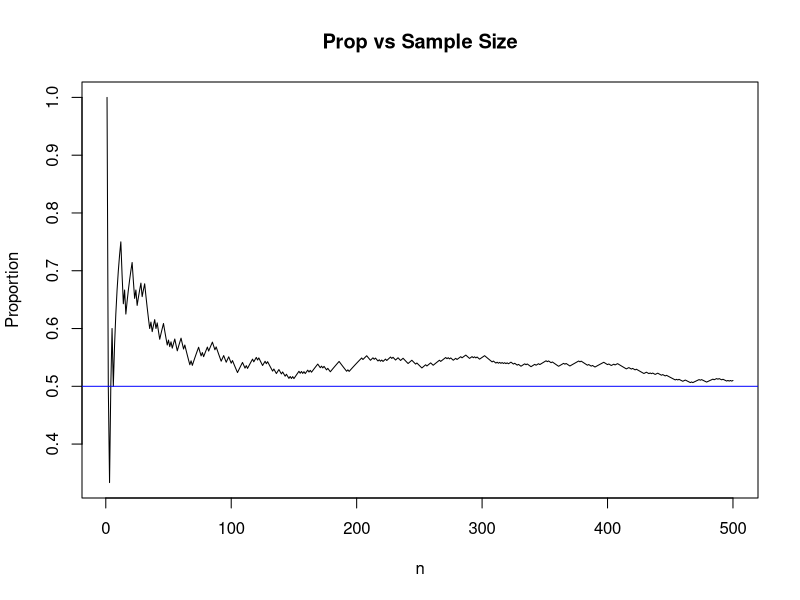
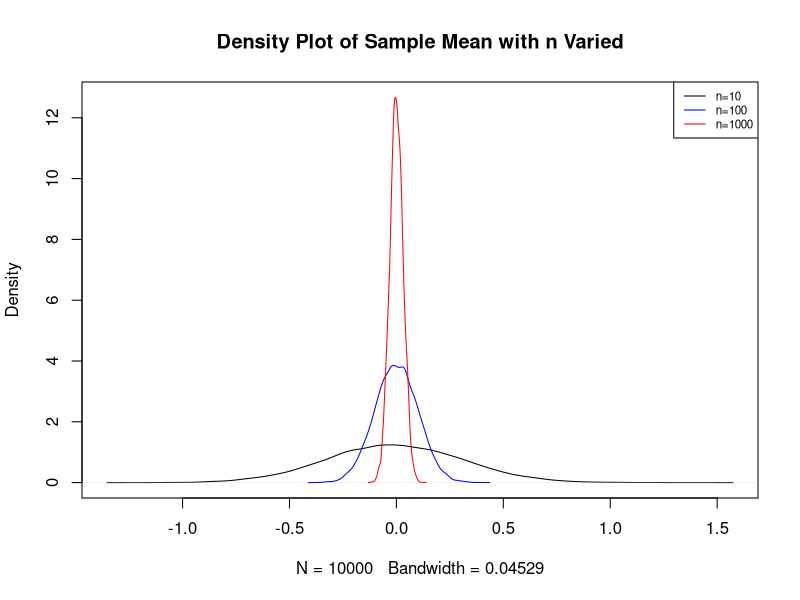
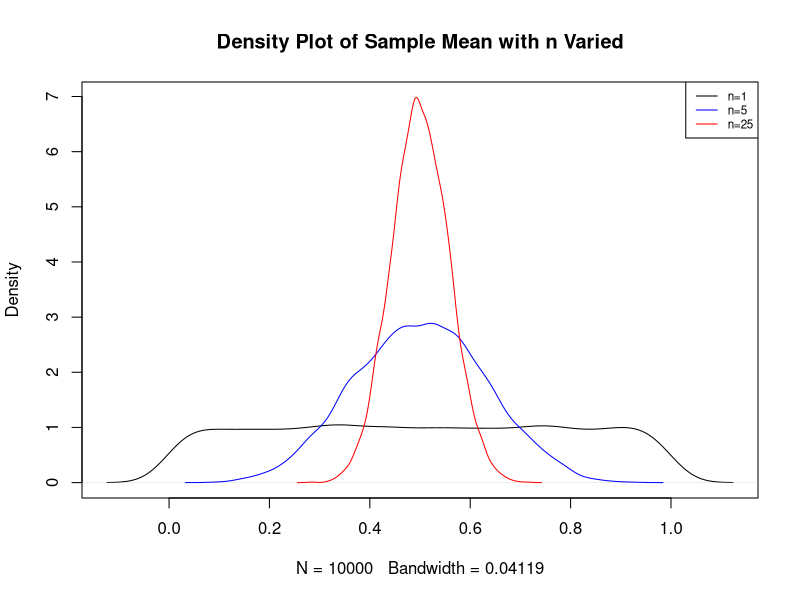
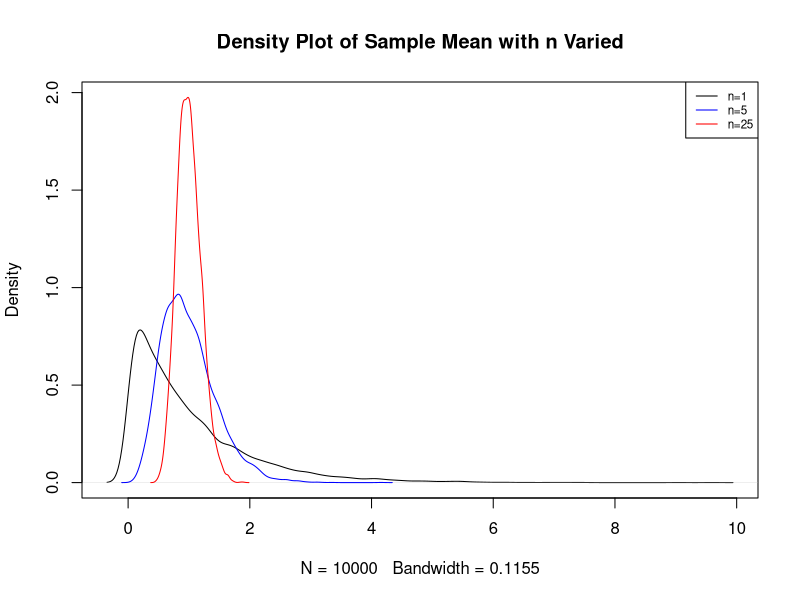

Write the R code that produced these figures, in order.
## ---- chunk 1
n<-500 ##make this big, but not too big otherwise picture is difficult to see

set.seed(23)

X<-rbinom(n,1,0.5) ##simulate 500 flips of fair coin

totals<-cumsum(X) ##count total number of heads after each flip
index<-1:n
props<-totals/index ##find proportion of heads after each flip

##create visual. LLN says that as n gets larger, the value of the sample proportion tends to get closer to 0.5
plot(props, type="l", main="Prop vs Sample Size", ylab="Proportion", xlab="n")
abline(h=0.5, col="blue") ##overlay 0.5 for easy comparison
## ---- chunk 2
set.seed(5)

reps<-10000 ## this is M

Xs<-rnorm(reps) ##generate M values of X

squared.values<-Xs^2 ##square each X

mean(squared.values) ##sample average of squared values. 

##when reps is large, this sample mean should be close to the true E(X^2), which is 1
## ---- chunk 3
set.seed(5)

reps<-10000 ## this is M

Xs<-rnorm(reps) ##generate M values of X

squared.values<-Xs^2 ##square each X

sum(squared.values>1)/reps ##count the number of times X^2 is greater than 1, and divide by M

##alternatively, same result as previous line
mean(squared.values>1)

##when reps is large, this proportion should be close to
1-pchisq(1, df=1)
##it turns out that squaring a standard normal gives a chi-squared distribution with 1 df.
## ---- chunk 4
##function to find sample mean of data from standard normal
sampMean <- function(number){
  mean(rnorm(number))
}

Reps <- 10000

##find the sample means of n data points, with 10000 replicates
repSampMean <- function(number){
  return(replicate(Reps, sampMean(number)))
}

##find the sample means when n = 10, 100, 1000 with 10000 replicates each
results <- sapply(c(10, 100, 1000), repSampMean)

##visualize the sampling distributions of the sample means when n=10, 100, 1000

##set the max limit of the y axis 
max_y1 <- max(density(results[,1])$y, density(results[,2])$y, density(results[,3])$y) 

##n = 10
plot(density(results[,1]), ylim=c(0, max_y1), main="Density Plot of Sample Mean with n Varied")
##n = 100
lines(density(results[,2]), col="blue")
##n = 1000
lines(density(results[,3]), col="red")
legend("topright", legend = c("n=10", "n=100", "n=1000"), col = c("black","blue", "red"), lty = 1, cex=0.7)
## ---- chunk 5
apply(results, 2, mean)
##close to 0
## ---- chunk 6
apply(results, 2, var)
## ---- chunk 7

sampMean_Unif <- function(number){
  mean(runif(number))
}

Reps <- 10000

##find the sample means of n data points, with 10000 replicates
repSampMean_Unif <- function(number){
  return(replicate(Reps, sampMean_Unif(number)))
}

results_Unif <- sapply(c(1, 5, 25), repSampMean_Unif)

##set the max limit of the y axis 
max_y1 <- max(density(results_Unif[,1])$y, density(results_Unif[,2])$y, density(results_Unif[,3])$y) 

##n = 1
plot(density(results_Unif[,1]), ylim=c(0, max_y1), main="Density Plot of Sample Mean with n Varied")
##n = 5
lines(density(results_Unif[,2]), col="blue")
##n = 25
lines(density(results_Unif[,3]), col="red")
legend("topright", legend = c("n=1", "n=5", "n=25"), col = c("black","blue", "red"), lty = 1, cex=0.7)
## ---- chunk 8
sampMean_E <- function(number){
  mean(rexp(number, rate = 1))
}

Reps <- 10000

repSampMean_E <- function(number){
  return(replicate(Reps, sampMean_E(number)))
}

results_E <- sapply(c(1, 5, 25), repSampMean_E)

max_y1 <- max(density(results_E[,1])$y, density(results_E[,2])$y, density(results_E[,3])$y) 

plot(density(results_E[,1]), ylim=c(0, max_y1), main="Density Plot of Sample Mean with n Varied")
lines(density(results_E[,2]), col="blue")
lines(density(results_E[,3]), col="red")
legend("topright", legend = c("n=1", "n=5", "n=25"), col = c("black","blue", "red"), lty = 1, cex=0.7)
